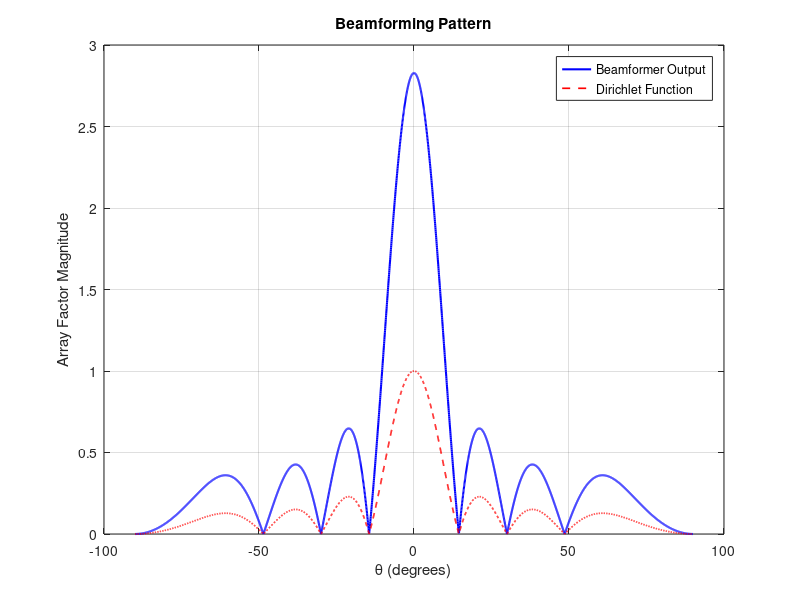

Recreate this plot in MATLAB. (Note: this script raises an error after producing the figure.)
clc; clear all; clear memory;

% Step 1: Initialization
fc = 900e6;
c = 3e8;
lambda = c / fc;
theta1_deg = 0;
theta1_rad = deg2rad(theta1_deg);
S = 3601;
theta = linspace(-pi/2, pi/2, S);
m = (0:50).';

% Step 2: Compute beamforming vector for theta1
M = 8;
d = lambda / 2;
m_vec = (0:M-1).';
psi1 = 2 * pi * d / lambda * sin(theta1_rad);
w = exp(1j * m_vec * psi1) / sqrt(M);

% Step 3: Compute steering matrix V and array pattern
V = zeros(M, S);
for i = 1:S
    psi = 2 * pi * d / lambda * sin(theta(i));
    V(:, i) = exp(1j * m_vec * psi);
end
pattern = w' * V;

% Step 4: Plot array factor and diric function
figure;
plot(rad2deg(theta), abs(pattern), 'b', 'LineWidth', 1.5); hold on;
xlabel('\theta (degrees)');
ylabel('Array Factor Magnitude');
title('Beamforming Pattern');
grid on;
psi = 2 * pi * d / lambda * (sin(theta) - sin(theta1_rad));
plot(rad2deg(theta), abs(diric(psi, M)), '--r', 'LineWidth', 1.2);
legend('Beamformer Output', 'Dirichlet Function');

% Polar plot
figure;
polarplot(theta, abs(pattern), 'r', 'LineWidth', 2);
ax = gca;
ax.ThetaZeroLocation = 'top';
ax.ThetaDir = 'clockwise';
ax.ThetaLim = [-90 90];
title(['Conventional beamforming with M=', num2str(M), ', \theta_1 = ', num2str(theta1_deg), '^o'], 'FontSize', 14);

% Step 5 - Case 1: Vary M
figure;
M_values = [2, 4, 8, 50];
for i = 1:4
    M = M_values(i);
    m = (0:M-1).';
    d = lambda / 2;
    psi1 = 2 * pi * d / lambda * sin(theta1_rad);
    w = exp(1j * m * psi1) / sqrt(M);
    V = zeros(M, S);
    for k = 1:S
        psi = 2 * pi * d / lambda * sin(theta(k));
        V(:, k) = exp(1j * m * psi);
    end
    pattern = w' * V;
    subplot(2, 2, i);
    polarplot(theta, abs(pattern), 'LineWidth', 2);
    ax = gca; ax.ThetaZeroLocation = 'top'; ax.ThetaDir = 'clockwise'; ax.ThetaLim = [-90 90];
    title(['M = ', num2str(M), ', d = \lambda/2']);
end

% Step 5 - Case 2: Vary d/lambda
figure;
d_ratios = [0.25, 0.5, 1, 2];
M = 8;
m = (0:M-1).';
for i = 1:4
    d = d_ratios(i) * lambda;
    psi1 = 2 * pi * d / lambda * sin(theta1_rad);
    w = exp(1j * m * psi1) / sqrt(M);
    V = zeros(M, S);
    for k = 1:S
        psi = 2 * pi * d / lambda * sin(theta(k));
        V(:, k) = exp(1j * m * psi);
    end
    pattern = w' * V;
    subplot(2, 2, i);
    polarplot(theta, abs(pattern), 'LineWidth', 2);
    ax = gca; ax.ThetaZeroLocation = 'top'; ax.ThetaDir = 'clockwise'; ax.ThetaLim = [-90 90];
    title(['M = 8, d/\lambda = ', num2str(d_ratios(i))]);
end

% Step 8–14: MVDR Beamforming
% Interferers
theta1_deg = 0;
theta1_rad = deg2rad(theta1_deg);
theta_int_deg = [20, -40, 60, -75, 80];
theta_all_deg = [theta1_deg, theta_int_deg];
theta_all_rad = deg2rad(theta_all_deg);
M = 8; d = lambda / 2; m = (0:M-1).';

a = @(th) exp(1j * 2 * pi * d / lambda * m * sin(th));

A = zeros(M, length(theta_all_rad));
for k = 1:length(theta_all_rad)
    A(:,k) = a(theta_all_rad(k));
end

sigma_n = 1e-5;
Ry = A * A' + sigma_n * eye(M);

a1 = a(theta1_rad);
w_mvdr = (Ry \ a1);
w_mvdr = w_mvdr / norm(w_mvdr);

V = zeros(M, S);
for i = 1:S
    V(:, i) = a(theta(i));
end
pattern = w_mvdr' * V;

figure;
polarplot(theta, abs(pattern), 'b', 'LineWidth', 2);
ax = gca; ax.ThetaZeroLocation = 'top'; ax.ThetaDir = 'clockwise'; ax.ThetaLim = [-90 90];
title('MVDR Beamforming Pattern with Interferers');
hold on;
rho_max = max(abs(pattern));
for ang = theta_int_deg
    polarplot([deg2rad(ang), deg2rad(ang)], [0, rho_max], '--r');
end
